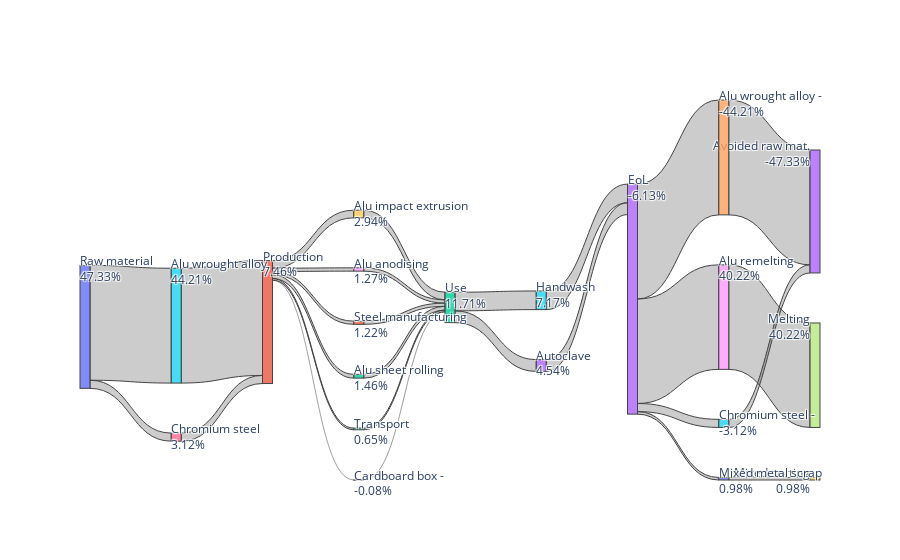

Here is the notebook cell this chart was saved with:
### Code cell
# Create a Sankey diagram
fig = go.Figure()

# Calculate the scale factor for link thickness and node size
max_value = max(abs(link['value']) for link in links_sc1)
scale_factor = 1  # You can adjust this factor to control the scaling

# Calculate total outflow for each node and round to 2 decimals
outflow_totals = {node: round(sum(link['value'] for link in links_sc1 if link['source'] == node), 2) for node in node_sc1}

# Calculate total inflow for each node and round to 2 decimals
inflow_totals = {node: round(sum(link['value'] for link in links_sc1 if link['target'] == node), 2) for node in node_sc1}

# Determine if a node has only incoming flows
incoming_only = {node: inflow_totals[node] > 0 and outflow_totals[node] == 0 for node in node_sc1}

# Calculate y-coordinates for nodes based on total outflow or inflow
node_y_coordinates = [sum(inflow_totals[node] if incoming_only[node] else outflow_totals[node] for node in node_sc1[:i]) for i in range(len(node_sc1))]
incoming_only['Avoided raw mat.'] = True
# incoming_only['Raw material'] = False
# incoming_only['Production'] = True
# incoming_only['Use'] = True
# incoming_only['EoL'] = False
# Add links
fig.add_trace(go.Sankey(
    node=dict(
        pad=50,
        thickness=10,
        line=dict(width=[abs(link['value']) / max_value * scale_factor for link in links_sc1]),
        label=[f"{node}<br>{inflow_totals[node] if incoming_only[node] else outflow_totals[node]}%" for node in node_sc1],
        #color=[node_colors.get(node, 'rgba(255, 255, 255, {})') for node in node_sc1],
    ),
    link=dict(
        source=[node_sc1.index(link['source']) for link in links_sc1],
        target=[node_sc1.index(link['target']) for link in links_sc1],
        value=[abs(link['value']) for link in links_sc1],
        #color=[node_colors_links.get(link['source'], 'rgba(255, 255, 255, {})') for link in links_sc1],  # Use source node color for links
        line=dict(width=[abs(link['value']) / max_value * scale_factor for link in links_sc1]),
    ),
    arrangement="perpendicular",
    domain=dict(x=[0, 1], y=[0, 1]),
))


# Show the figure
fig.show()
# fig.write_image("Sankey_alubox_consq.jpg")

### Figure 1 — Plotly figure (JSON) as saved in the notebook; plotly's stock layout.template omitted (floating-point values rounded to 4 significant figures)
{"data": [{"arrangement": "perpendicular", "domain": {"x": [0, 1], "y": [0, 1]}, "link": {"line": {"width": [1, 1, 0.07057, 0.07057, 0.02873, 0.02873, 0.0665, 0.0665, 0.00181, 0.00181, 0.0276, 0.0276, 0.03302, 0.03302, 0.1027, 0.1027, 0.1622, 0.1622, 0.9097, 0.9097, 0.02217, 0.02217, 0.0147, 0.0147, 1, 1, 0.07057, 0.07057]}, "source": [0, 5, 0, 6, 1, 8, 1, 9, 1, 10, 1, 11, 1, 12, 2, 13, 2, 15, 3, 18, 3, 20, 1, 22, 3, 24, 3, 25], "target": [5, 1, 6, 1, 8, 2, 9, 2, 10, 2, 11, 2, 12, 2, 13, 3, 15, 3, 18, 17, 20, 19, 22, 2, 24, 23, 25, 23], "value": [44.21, 44.21, 3.12, 3.12, 1.27, 1.27, 2.94, 2.94, 0.08, 0.08, 1.22, 1.22, 1.46, 1.46, 4.54, 4.54, 7.17, 7.17, 40.22, 40.22, 0.98, 0.98, 0.65, 0.65, 44.21, 44.21, 3.12, 3.12]}, "node": {"label": ["Raw material<br>47.33%", "Production<br>7.46%", "Use<br>11.71%", "EoL<br>-6.13%", "Alubox Raw Materials<br>0%", "Alu wrought alloy<br>44.21%", "Chromium steel<br>3.12%", "Alubox prod.<br>0%", "Alu anodising<br>1.27%", "Alu impact extrusion<br>2.94%", "Cardboard box -<br>-0.08%", "Steel manufacturing<br>1.22%", "Alu sheet rolling<br>1.46%", "Autoclave<br>4.54%", "Autoclave<br>4.54%", "Handwash<br>7.17%", "Handwash<br>7.17%", "Melting<br>40.22%", "Alu remelting<br>40.22%", "Mixed sorting<br>0.98%", "Mixed metal scrap<br>0.98%", "Transport Alu<br>0%", "Transport<br>0.65%", "Avoided raw mat.<br>-47.33%", "Alu wrought alloy -<br>-44.21%", "Chromium steel -<br>-3.12%"], "line": {"width": [1, 1, 0.07057, 0.07057, 0.02873, 0.02873, 0.0665, 0.0665, 0.00181, 0.00181, 0.0276, 0.0276, 0.03302, 0.03302, 0.1027, 0.1027, 0.1622, 0.1622, 0.9097, 0.9097, 0.02217, 0.02217, 0.0147, 0.0147, 1, 1, 0.07057, 0.07057]}, "pad": 50, "thickness": 10}, "type": "sankey"}], "layout": {}}
